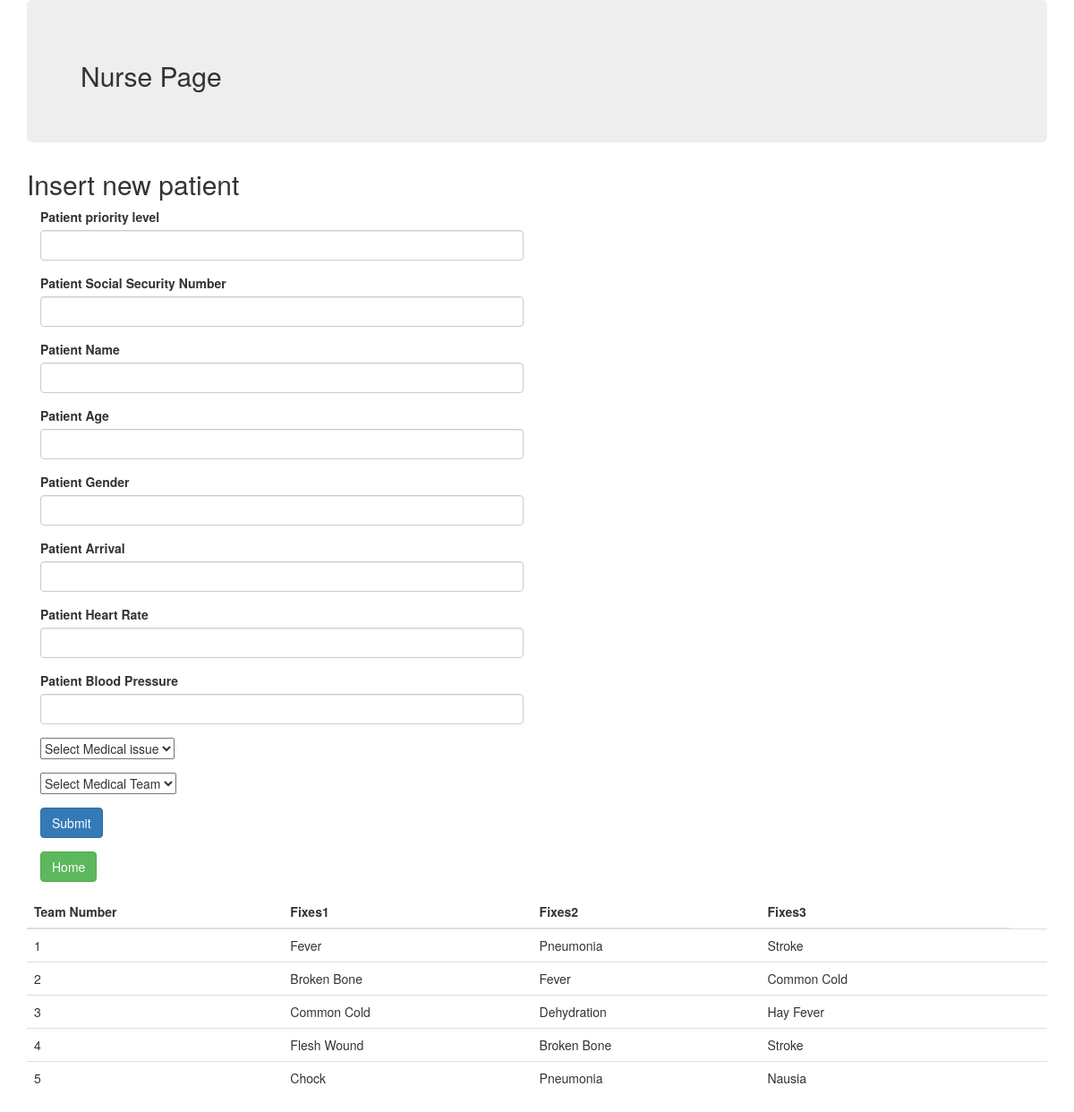
The page /nurse.php on the database its author committed.
### tables this page shows
CREATE TABLE Team(
	team_id varchar(255),
	Leader varchar(255),
	Fixes1 varchar(255),
	Fixes2 varchar(255),
	Fixes3 varchar(255),
	PRIMARY KEY (team_id),
	FOREIGN KEY (Fixes1) REFERENCES Medical_issue(medical_issue_name) ON DELETE CASCADE,
	FOREIGN KEY (Fixes2) REFERENCES Medical_issue(medical_issue_name) ON DELETE CASCADE, 
	FOREIGN KEY (Fixes3) REFERENCES Medical_issue(medical_issue_name) ON DELETE CASCADE 
);

### nurse.php (the view, shortened to what this page needs)
<?php
	global $connection;
?>
<!DOCTYPE html>
<html lang="en">
<head>
	<link rel="stylesheet" href="https://maxcdn.bootstrapcdn.com/bootstrap/3.3.7/css/bootstrap.min.css">
</head>
<body>
	<div class = "container">
		<div class="jumbotron">
			<h2>Nurse Page</h2>
		</div>
		<h2> Insert new patient </h2>
			<form class = "col-md-6" method = "post">
				<div class = "form-group">
					<label> Patient priority level </label>
					<input type ="text" name="Prio" class = "form-control" required>
				</div>
				<div class = "form-group">
					<label> Patient Social Security Number </label>
					<input type ="text" name="PID" class = "form-control" required>
				</div>
				<div class = "form-group">
					<label> Patient Name </label>
					<input type ="text" name="PatientName" class = "form-control" required>
				</div>
				<div class = "form-group">
					<label> Patient Age </label>
					<input type ="text" name="PatientAge" class = "form-control" required>
				</div>
				<div class = "form-group">
					<label> Patient Gender</label>
					<input type ="text" name="PatientGender" class = "form-control" required>
				</div>
				<div class = "form-group">
					<label> Patient Arrival</label>
					<input type ="text" name="PatientArrival" class = "form-control" required>
				</div>
				<div class = "form-group">
					<label> Patient Heart Rate</label>
					<input type ="text" name="PatientHeartR" class = "form-control" required>
				</div>
				<div class = "form-group">
					<label> Patient Blood Pressure</label>
					<input type ="text" name="PatientBloodP" class = "form-control" required>
				</div>
				<div class = "form-group">
					<select name="formIssue">
						<option value="">Select Medical issue</option>
					</select>
				</div>
				<div class = "form-group">
					<select name="formTeam">
						<option value="">Select Medical Team</option>
					</select>
				</div>
				<div class = "form-group">
					<input type = "submit" name = "submitPatient" class = "btn btn-primary">
				</div>
				<div class = "form-group">
					<a href = './index.php' class = 'btn btn-success'>Home</a>
				</div>
			</form>
			<?php
				$sql = "SELECT team_id,Fixes1,Fixes2,Fixes3 FROM Team";
				$run = mysqli_query($connection, $sql);
				echo "
					<table class = 'table'>
						<thead>
							<tr>
								<th>Team Number</th>
								<th>Fixes1</th>
								<th>Fixes2</th>
								<th>Fixes3</th>
							</tr>
						</thead>
						<tbody>
				";
				while($rows = mysqli_fetch_assoc($run))
				{
					echo "
						<tr>
							<td>$rows[team_id]</td>
							<td>$rows[Fixes1]</td>
							<td>$rows[Fixes2]</td>
							<td>$rows[Fixes3]</td>
							<td>$rows[Fixes4]</td>
						</tr>
					";
				}
			?>
		</div>
</body>
</html>

### rows shown on the page
team: team_id "1", Fixes1 "Fever", Fixes2 "Pneumonia", Fixes3 "Stroke"
team: team_id "2", Fixes1 "Broken Bone", Fixes2 "Fever", Fixes3 "Common Cold"
team: team_id "3", Fixes1 "Common Cold", Fixes2 "Dehydration", Fixes3 "Hay Fever"
team: team_id "4", Fixes1 "Flesh Wound", Fixes2 "Broken Bone", Fixes3 "Stroke"
team: team_id "5", Fixes1 "Chock", Fixes2 "Pneumonia", Fixes3 "Nausia"
